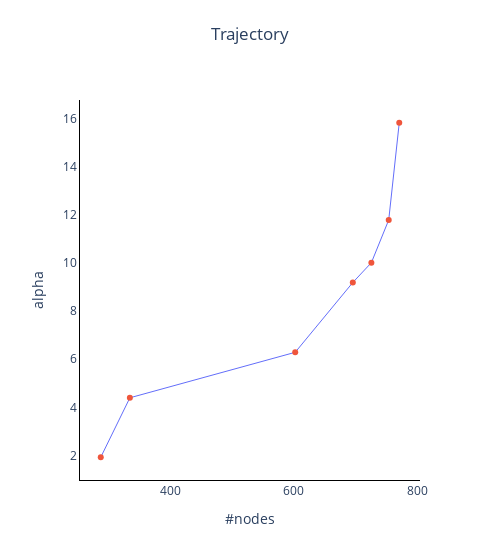

This figure's notebook cell:
### Code cell
fig = go.Figure()

# Add a line trace
fig.add_trace(go.Scatter(x=short_df['#nodes'], y=short_df['alpha'], mode='lines', name='Line',line=dict(width=1)))
fig.add_trace(go.Scatter(x=short_df['#nodes'], y=short_df['alpha'], mode='markers', name='Scatter'))


# Customize the layout
fig.update_layout(
    title=dict(
        text='Trajectory',  # Set the title here
        x=0.5,  # Center the title horizontally (0.5 means middle)
        y=0.95,  # Adjust the vertical position as needed (0.95 is near the top)
    ),
    xaxis=dict(title='#nodes'),
    yaxis=dict(title='alpha'),
    paper_bgcolor='white',  # Set the background color to white
    plot_bgcolor='white',   # Set the plot area background color to white
    width=500
    
)

fig.update_xaxes(linecolor='black')
fig.update_yaxes(linecolor='black')
fig.update_traces(showlegend=False)
# Show the plot
fig.show()

### Figure 1 — Plotly figure (JSON) as saved in the notebook; plotly's stock layout.template omitted (floating-point values rounded to 4 significant figures)
{"data": [{"line": {"width": 1}, "mode": "lines", "name": "Line", "showlegend": false, "type": "scatter", "x": [288, 335, 602, 695, 725, 753, 770], "y": [1.93, 4.399, 6.29, 9.19, 10.01, 11.79, 15.83]}, {"mode": "markers", "name": "Scatter", "showlegend": false, "type": "scatter", "x": [288, 335, 602, 695, 725, 753, 770], "y": [1.93, 4.399, 6.29, 9.19, 10.01, 11.79, 15.83]}], "layout": {"paper_bgcolor": "white", "plot_bgcolor": "white", "title": {"text": "Trajectory", "x": 0.5, "y": 0.95}, "width": 500, "xaxis": {"linecolor": "black", "title": {"text": "#nodes"}}, "yaxis": {"linecolor": "black", "title": {"text": "alpha"}}}}
